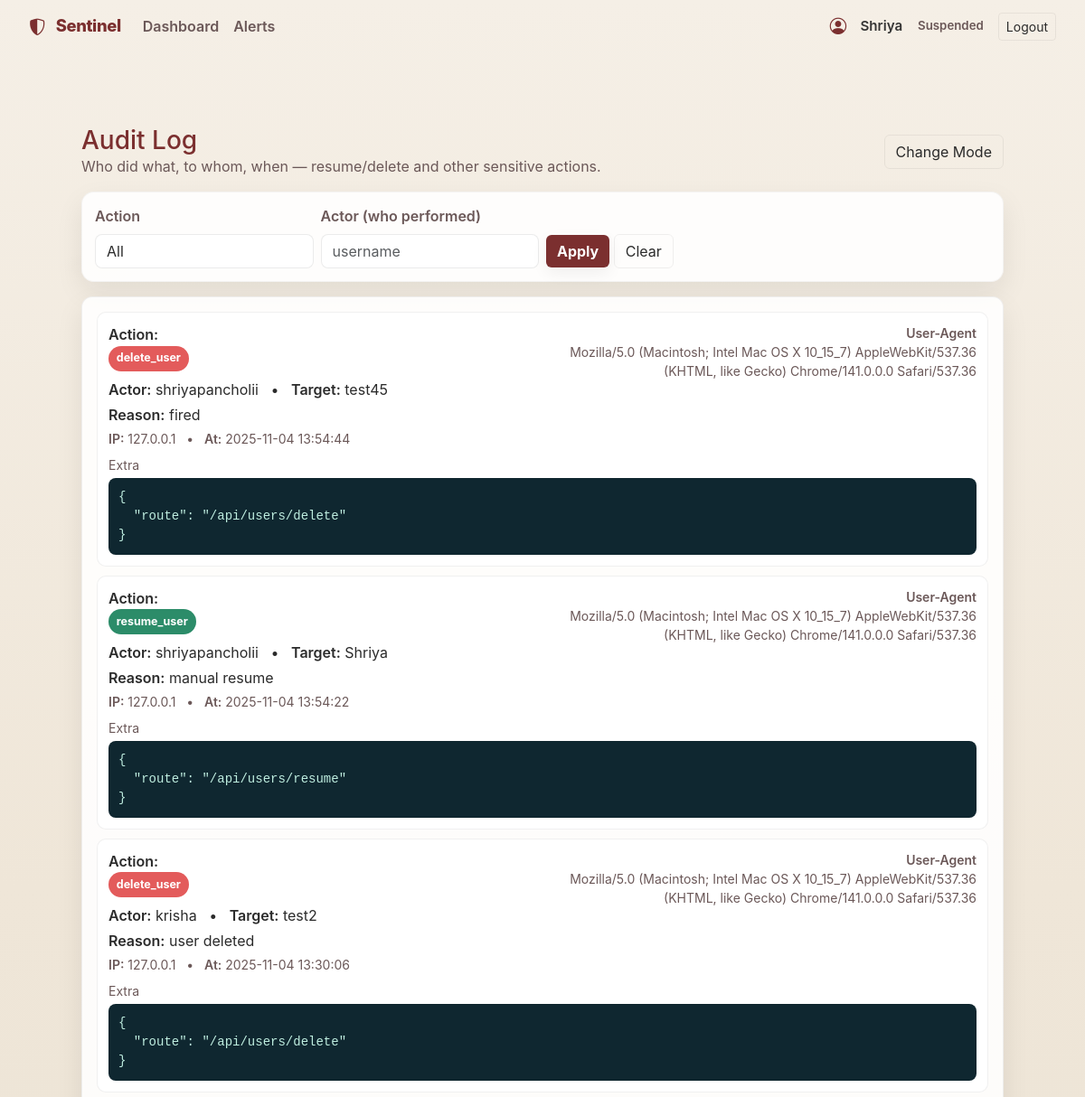
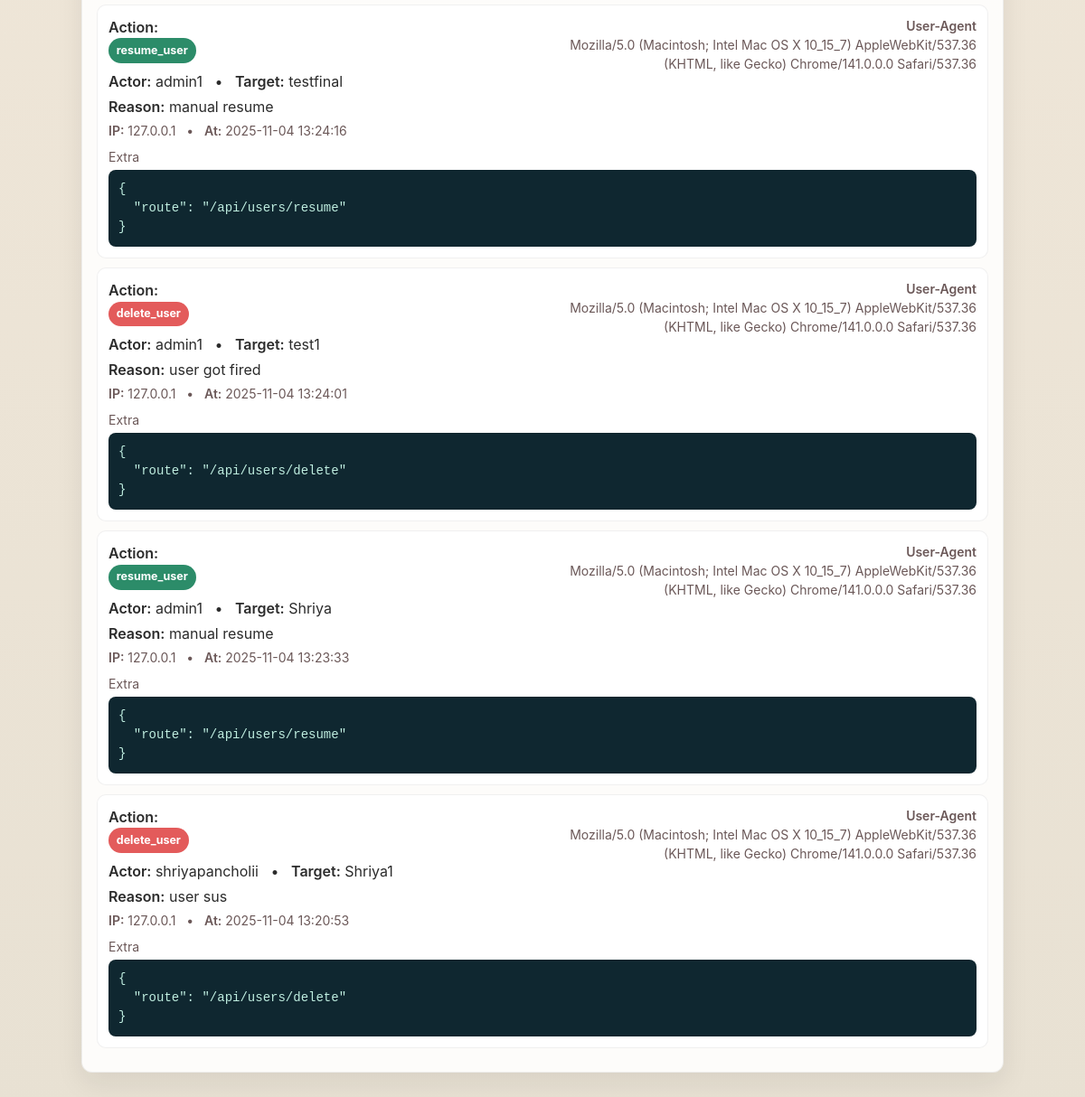
Screenshot of /audit (signed in) with the database file from the repository (2 pictures, top to bottom).
### tables this page shows
CREATE TABLE audit_logs (
        id INTEGER PRIMARY KEY AUTOINCREMENT,
        action TEXT NOT NULL,          -- resume_user / delete_user / ...
        actor TEXT NOT NULL,           -- session username
        target_user TEXT,              -- affected username/id
        reason TEXT,
        ip TEXT,
        user_agent TEXT,
        extra TEXT,                    -- JSON string
        created_at DATETIME NOT NULL DEFAULT CURRENT_TIMESTAMP
    );

### app.py (the view)
@app.route('/audit', methods=['GET'])
@limiter.limit("60 per minute")
def audit_log():
    if not session.get('logged_in'):
        return redirect(url_for('login'))
    q_action = request.args.get('action', '').strip()
    q_actor  = request.args.get('actor', '').strip()
    clauses, params = [], []
    if q_action:
        clauses.append("action = ?")
        params.append(q_action)
    if q_actor:
        clauses.append("actor = ?")
        params.append(q_actor)
    where = f"WHERE {' AND '.join(clauses)}" if clauses else ""
    try:
        conn = get_db_conn()
        cur = conn.cursor()
        cur.execute(f"""
            SELECT id, action, actor, target_user, reason, ip, user_agent, extra, created_at
            FROM audit_logs
            {where}
            ORDER BY id DESC
            LIMIT 300
        """, params)
        rows = cur.fetchall()
        items = []
        for r in rows:
            try:
                extra = json.loads(r['extra']) if r['extra'] else {}
            except Exception:
                extra = r['extra']
            items.append({
                "id": r['id'],
                "action": r['action'],
                "actor": r['actor'],
                "target_user": r['target_user'],
                "reason": r['reason'],
                "ip": r['ip'],
                "user_agent": r['user_agent'],
                "extra": extra,
                "created_at": r['created_at'],
            })
        conn.close()
    except Exception as e:
        print("[/audit] read error:", e)
        items = []
    return render_template('audit_log.html', items=items, q_action=q_action, q_actor=q_actor)

### app.py (called while the page is built)
def get_db_conn():
    conn = sqlite3.connect(DB_PATH)
    conn.row_factory = sqlite3.Row
    return conn

@app.before_request
def enforce_https_in_production():
    USE_HTTPS = os.environ.get("USE_HTTPS", "0").lower() in ("1", "true", "yes")
    if not (FLASK_ENV == "production" and USE_HTTPS):
        return
    proto = request.headers.get('X-Forwarded-Proto', request.scheme)
    if proto != 'https':
        url = request.url.replace("http://", "https://", 1)
        return redirect(url, code=301)

### templates/audit_log.html (shortened to what this page needs)
{% extends 'base.html' %}
{% block content %}
<div class="container py-4">
  <div class="d-flex align-items-center justify-content-between mb-3">
    <div>
      <h1 class="h3" style="color:var(--accent);margin:0">Audit Log</h1>
      <div class="mut">Who did what, to whom, when — resume/delete and other sensitive actions.</div>
    </div>
    <div class="d-flex gap-2">
      <button id="theme_toggle_audit" class="btn btn-outline-light">Change Mode</button>
    </div>
  </div>
  <form method="get" class="card-panel mb-3" style="padding:14px">
    <div class="row g-2 align-items-end">
      <div class="col-12 col-md-3">
        <label class="form-label muted">Action</label>
        <select name="action" class="form-select">
          <option value="" {{ '' == q_action and 'selected' or '' }}>All</option>
        </select>
      </div>
      <div class="col-12 col-md-3">
        <label class="form-label muted">Actor (who performed)</label>
        <input name="actor" class="form-control" value="{{ q_actor or '' }}" placeholder="username">
      </div>
      <div class="col-12 col-md-3">
        <button class="btn btn-accent">Apply</button>
        <a class="btn btn-outline-light" href="{{ url_for('audit_log') }}">Clear</a>
      </div>
    </div>
  </form>
  <div class="audit-card p-3">
    {% if items and items|length > 0 %}
      {% for a in items %}
        <div class="audit-row">
          <div class="d-flex justify-content-between align-items-start">
            <div>
              <div class="k">Action:</div>
              <div>
                {% if a.action == 'delete_user' %}
                  <span class="pill del">{{ a.action }}</span>
                {% elif a.action == 'resume_user' %}
                  <span class="pill res">{{ a.action }}</span>
                {% else %}
                  <span class="pill" style="background:#ddd;color:#222">{{ a.action }}</span>
                {% endif %}
              </div>
              <div class="mt-2"><span class="k">Actor:</span> {{ a.actor or '—' }} &nbsp; • &nbsp;
                  <span class="k">Target:</span> {{ a.target_user or '—' }}</div>
              {% if a.reason %}
                <div class="mt-1"><span class="k">Reason:</span> {{ a.reason }}</div>
              {% endif %}
              <div class="mut small mt-1">
                <span class="k">IP:</span> {{ a.ip or '—' }} &nbsp; • &nbsp;
                <span class="k">At:</span> {{ a.created_at }}
              </div>
            </div>
            <div class="text-end small mut" style="max-width:50%">
              <div class="k">User-Agent</div>
              <div>{{ a.user_agent or '—' }}</div>
            </div>
          </div>
          {% if a.extra %}
            <div class="mt-2">
              <div class="mut small mb-1">Extra</div>
              <pre class="audit-json">{{ a.extra | tojson(indent=2) }}</pre>
            </div>
          {% endif %}
        </div>
      {% endfor %}
    {% else %}
      <div class="alert alert-secondary mb-0">No audit events yet.</div>
    {% endif %}
  </div>
</div>
{% endblock %}

### templates/base.html (style rules this page uses)
:root { --bg-900: #f5efe6; --accent: #7b2f2f; --accent-700: #5a1f1f; --muted: #6b5858; --card-bg: rgba(255,255,255,0.88); --glass: rgba(255,255,255,0.85); --danger: #e35b5b; --warning: #d19b4a; --success: #2c8c69; --text-dark: #2b2b2b; --shadow: 0 12px 30px rgba(24,24,24,0.08); }
html,body { height:100% }
body { margin:0; min-height:100%; font-family:"Inter","Poppins",system-ui,-apple-system,"Segoe UI",Roboto,"Helvetica Neue",Arial; background: radial-gradient(900px 300px at 10% 12%, rgba(180,170,155,0.06), transparent 6%), linear-gradient(180deg, #f5efe6 0%, #efe6d8 40%, #e8e1d3 100%); color: var(--text-dark); -webkit-font-smoothing:antialiased; -moz-osx-font-smoothing:grayscale; padding-bottom:48px; }
.btn-accent { background: var(--accent); color:#fff; border:none; font-weight:700; box-shadow: 0 6px 18px rgba(0,0,0,0.06); }
.btn-outline-light { border-color: rgba(0,0,0,0.06); color: var(--text-dark); background: transparent; }
.card-panel { background: var(--card-bg); border-radius:14px; padding:18px; box-shadow: var(--shadow); border:1px solid rgba(0,0,0,0.04); }
h1, h2, h3 { color: var(--text-dark); margin:0 0 .6rem 0; }
.muted { color: var(--muted); }
input.form-control, textarea.form-control, select.form-select { background:#fff; border:1px solid rgba(0,0,0,0.08); color:var(--text-dark); border-radius:8px; }
input::placeholder { color: rgba(100,100,100,0.45); }
.form-label.muted { color: var(--muted); font-weight:600; }

### templates/audit_log.html (style rules this page uses)
.audit-card { background:var(--card-bg);border-radius:12px;box-shadow:var(--shadow); border:1px solid rgba(0,0,0,0.06) }
.audit-row { border:1px solid rgba(0,0,0,0.06);border-radius:10px;padding:12px;margin-bottom:10px; background:var(--card-bg) }
.mut { color:var(--muted) }
.pill { display:inline-block;padding:.28rem .55rem;border-radius:999px;font-weight:700;font-size:.78rem }
.pill.del { background:var(--danger);color:#fff }
.pill.res { background:var(--success);color:#fff }
.k { font-weight:600 }
pre.audit-json { background:#0f2730;color:#bfeee0;border-radius:8px;padding:10px;white-space:pre-wrap; border:1px solid rgba(0,0,0,0.06);margin:0 }

### rows the page displays
audit_logs: action "delete_user", actor "shriyapancholii", target_user "test45", reason "fired", ip "127.0.0.1", created_at "2025-11-04 13:54:44", user_agent "Mozilla/5.0 (Macintosh; Intel Mac OS X 10_15_7) AppleWebKit/537.36 (KHTML, like Gecko) Chrome/141.0.0.0 Safari/537.36", extra|tojson "{ \"route\": \"/api/users/delete\" }"
audit_logs: action "resume_user", actor "shriyapancholii", target_user "Shriya", reason "manual resume", ip "127.0.0.1", created_at "2025-11-04 13:54:22", user_agent "Mozilla/5.0 (Macintosh; Intel Mac OS X 10_15_7) AppleWebKit/537.36 (KHTML, like Gecko) Chrome/141.0.0.0 Safari/537.36", extra|tojson "{ \"route\": \"/api/users/resume\" }"
audit_logs: action "delete_user", actor "krisha", target_user "test2", reason "user deleted", ip "127.0.0.1", created_at "2025-11-04 13:30:06", user_agent "Mozilla/5.0 (Macintosh; Intel Mac OS X 10_15_7) AppleWebKit/537.36 (KHTML, like Gecko) Chrome/141.0.0.0 Safari/537.36", extra|tojson "{ \"route\": \"/api/users/delete\" }"
audit_logs: action "resume_user", actor "admin1", target_user "testfinal", reason "manual resume", ip "127.0.0.1", created_at "2025-11-04 13:24:16", user_agent "Mozilla/5.0 (Macintosh; Intel Mac OS X 10_15_7) AppleWebKit/537.36 (KHTML, like Gecko) Chrome/141.0.0.0 Safari/537.36", extra|tojson "{ \"route\": \"/api/users/resume\" }"
audit_logs: action "delete_user", actor "admin1", target_user "test1", reason "user got fired", ip "127.0.0.1", created_at "2025-11-04 13:24:01", user_agent "Mozilla/5.0 (Macintosh; Intel Mac OS X 10_15_7) AppleWebKit/537.36 (KHTML, like Gecko) Chrome/141.0.0.0 Safari/537.36", extra|tojson "{ \"route\": \"/api/users/delete\" }"
audit_logs: action "resume_user", actor "admin1", target_user "Shriya", reason "manual resume", ip "127.0.0.1", created_at "2025-11-04 13:23:33", user_agent "Mozilla/5.0 (Macintosh; Intel Mac OS X 10_15_7) AppleWebKit/537.36 (KHTML, like Gecko) Chrome/141.0.0.0 Safari/537.36", extra|tojson "{ \"route\": \"/api/users/resume\" }"
audit_logs: action "delete_user", actor "shriyapancholii", target_user "Shriya1", reason "user sus", ip "127.0.0.1", created_at "2025-11-04 13:20:53", user_agent "Mozilla/5.0 (Macintosh; Intel Mac OS X 10_15_7) AppleWebKit/537.36 (KHTML, like Gecko) Chrome/141.0.0.0 Safari/537.36", extra|tojson "{ \"route\": \"/api/users/delete\" }"

### other values shown
{{ session.get('username','User') }} "Shriya"
{{ session.get('role','analyst')|capitalize }} "Suspended"
